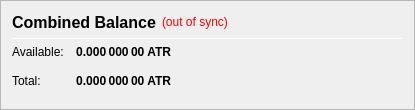
                       <widget class="QFrame" name="frame_CombinedBalances">
                        <property name="sizePolicy">
                         <sizepolicy hsizetype="Fixed" vsizetype="Fixed">
                          <horstretch>0</horstretch>
                          <verstretch>0</verstretch>
                         </sizepolicy>
                        </property>
                        <property name="minimumSize">
                         <size>
                          <width>415</width>
                          <height>110</height>
                         </size>
                        </property>
                        <property name="maximumSize">
                         <size>
                          <width>415</width>
                          <height>110</height>
                         </size>
                        </property>
                        <property name="baseSize">
                         <size>
                          <width>415</width>
                          <height>110</height>
                         </size>
                        </property>
                        <property name="frameShape">
                         <enum>QFrame::StyledPanel</enum>
                        </property>
                        <property name="frameShadow">
                         <enum>QFrame::Raised</enum>
                        </property>
                        <layout class="QVBoxLayout" name="verticalLayout_5">
                         <item>
                          <layout class="QHBoxLayout" name="horizontalLayout_5" stretch="0,0,0">
                           <item>
                            <widget class="QLabel" name="label_5z">
                             <property name="minimumSize">
                              <size>
                               <width>0</width>
                               <height>20</height>
                              </size>
                             </property>
                             <property name="font">
                              <font>
                               <pointsize>12</pointsize>
                               <weight>75</weight>
                               <bold>true</bold>
                              </font>
                             </property>
                             <property name="toolTip">
                              <string>Combined Balance (including unconfirmed and immature coins)</string>
                             </property>
                             <property name="text">
                              <string>Combined Balance</string>
                             </property>
                            </widget>
                           </item>
                           <item>
                            <widget class="QLabel" name="labelWalletStatus">
                             <property name="cursor">
                              <cursorShape>WhatsThisCursor</cursorShape>
                             </property>
                             <property name="toolTip">
                              <string>The displayed information may be out of date. Your wallet automatically synchronizes with the Altair2 network after a connection is established, but this process has not completed yet.</string>
                             </property>
                             <property name="styleSheet">
                              <string notr="true">QLabel { color: red; }</string>
                             </property>
                             <property name="text">
                              <string notr="true">(out of sync)</string>
                             </property>
                             <property name="alignment">
                              <set>Qt::AlignLeading|Qt::AlignLeft|Qt::AlignVCenter</set>
                             </property>
                            </widget>
                           </item>
                           <item>
                            <spacer name="horizontalSpacer_1">
                             <property name="orientation">
                              <enum>Qt::Horizontal</enum>
                             </property>
                             <property name="sizeHint" stdset="0">
                              <size>
                               <width>40</width>
                               <height>20</height>
                              </size>
                             </property>
                            </spacer>
                           </item>
                          </layout>
                         </item>
                         <item>
                          <widget class="Line" name="line_CombinedBalance">
                           <property name="minimumSize">
                            <size>
                             <width>0</width>
                             <height>1</height>
                            </size>
                           </property>
                           <property name="maximumSize">
                            <size>
                             <width>16777215</width>
                             <height>1</height>
                            </size>
                           </property>
                           <property name="orientation">
                            <enum>Qt::Horizontal</enum>
                           </property>
                          </widget>
                         </item>
                         <item>
                          <layout class="QGridLayout" name="gridLayout_3">
                           <property name="spacing">
                            <number>12</number>
                           </property>
                           <item row="1" column="0">
                            <widget class="QLabel" name="labelBalanceTextz">
                             <property name="text">
                              <string>Available:</string>
                             </property>
                            </widget>
                           </item>
                           <item row="1" column="1">
                            <widget class="QLabel" name="labelBalancez">
                             <property name="font">
                              <font>
                               <weight>75</weight>
                               <bold>true</bold>
                              </font>
                             </property>
                             <property name="cursor">
                              <cursorShape>IBeamCursor</cursorShape>
                             </property>
                             <property name="toolTip">
                              <string>Your current spendable balance</string>
                             </property>
                             <property name="text">
                              <string notr="true">0.000 000 00 ATR</string>
                             </property>
                             <property name="alignment">
                              <set>Qt::AlignRight|Qt::AlignTrailing|Qt::AlignVCenter</set>
                             </property>
                             <property name="textInteractionFlags">
                              <set>Qt::LinksAccessibleByMouse|Qt::TextSelectableByKeyboard|Qt::TextSelectableByMouse</set>
                             </property>
                            </widget>
                           </item>
                           <item row="2" column="0">
                            <widget class="QLabel" name="labelTotalTextz">
                             <property name="text">
                              <string>Total:</string>
                             </property>
                            </widget>
                           </item>
                           <item row="2" column="1">
                            <widget class="QLabel" name="labelTotalz">
                             <property name="font">
                              <font>
                               <weight>75</weight>
                               <bold>true</bold>
                              </font>
                             </property>
                             <property name="cursor">
                              <cursorShape>IBeamCursor</cursorShape>
                             </property>
                             <property name="toolTip">
                              <string>Total Balance, including all unavailable coins.</string>
                             </property>
                             <property name="text">
                              <string notr="true">0.000 000 00 ATR</string>
                             </property>
                             <property name="alignment">
                              <set>Qt::AlignRight|Qt::AlignTrailing|Qt::AlignVCenter</set>
                             </property>
                             <property name="textInteractionFlags">
                              <set>Qt::LinksAccessibleByMouse|Qt::TextSelectableByKeyboard|Qt::TextSelectableByMouse</set>
                             </property>
                            </widget>
                           </item>
                           <item row="2" column="3">
                            <spacer name="horizontalSpacer_2">
                             <property name="orientation">
                              <enum>Qt::Horizontal</enum>
                             </property>
                             <property name="sizeHint" stdset="0">
                              <size>
                               <width>40</width>
                               <height>20</height>
                              </size>
                             </property>
                            </spacer>
                           </item>
                          </layout>
                         </item>
                         <item>
                          <spacer name="verticalSpacer_1">
                           <property name="orientation">
                            <enum>Qt::Vertical</enum>
                           </property>
                           <property name="sizeHint" stdset="0">
                            <size>
                             <width>20</width>
                             <height>40</height>
                            </size>
                           </property>
                          </spacer>
                         </item>
                        </layout>
                       </widget>
